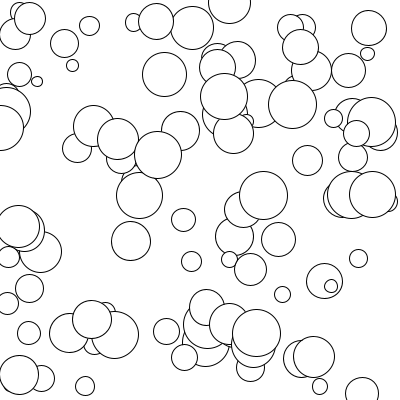
Frame 1 (no input)
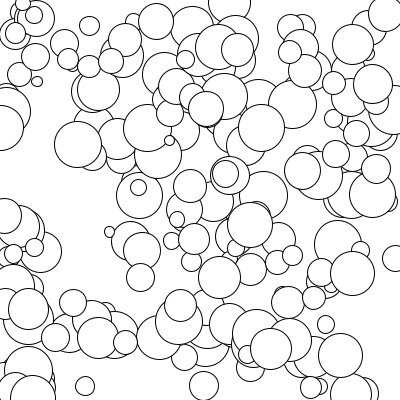
Frame 2 (the mouse pressed at the canvas centre, redrawn once)

The Processing sketch that drew these frames (run headless with seeded random() and noise(); the mouse was pressed at the canvas centre and the sketch redrawn once):

// Processing sketch: generacion_aleatoria
// ── generacion_aleatoria.pde
void setup() {
  size(400, 400);
  background(255);
  noLoop();
}
 
void draw() {
  for (int i = 0; i < 100; i++) {
    float x = random(width);
    float y = random(height);
    float size = random(10, 50);
    ellipse(x, y, size, size);  // Círculos generados de forma aleatoria
  }
}
